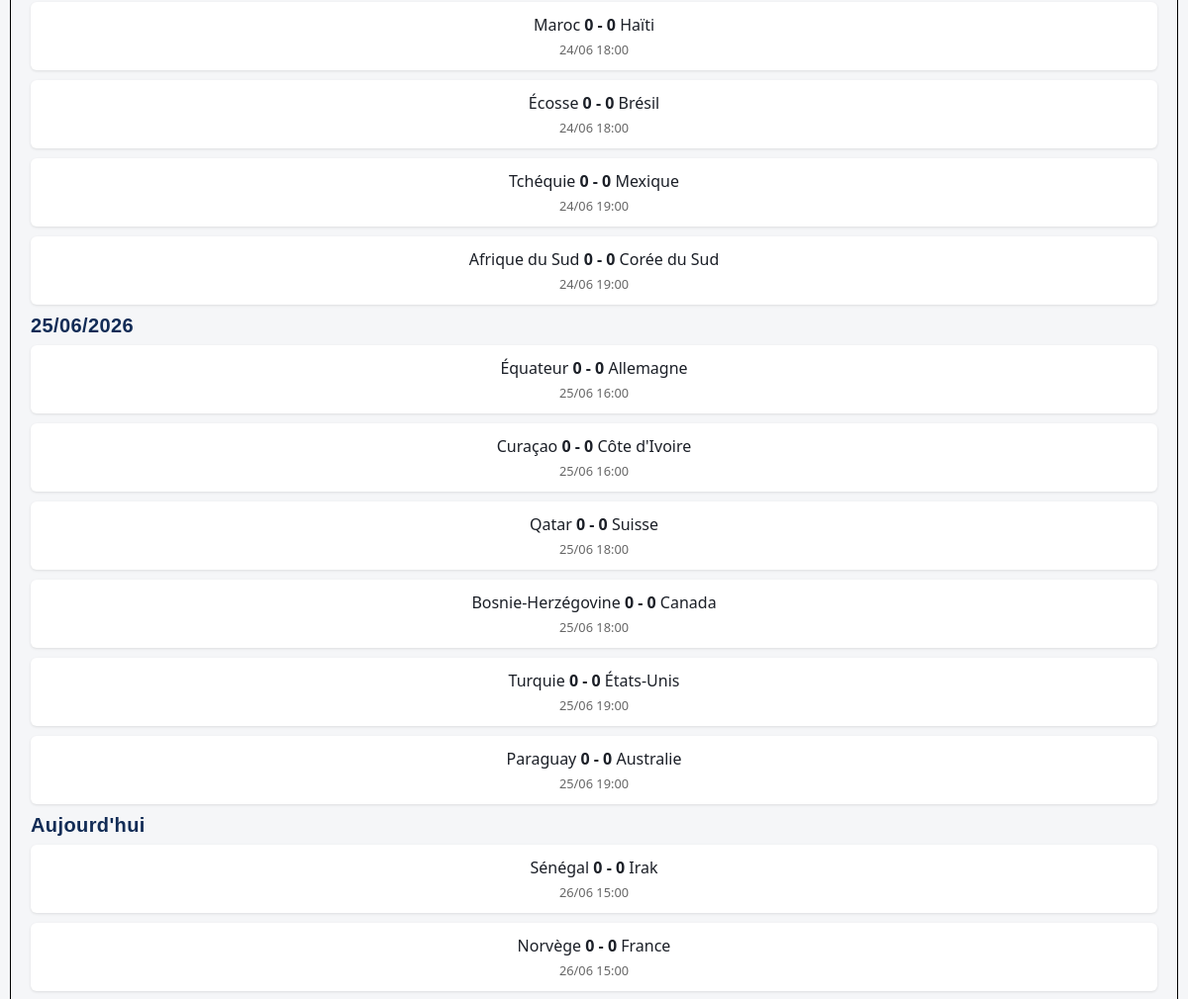
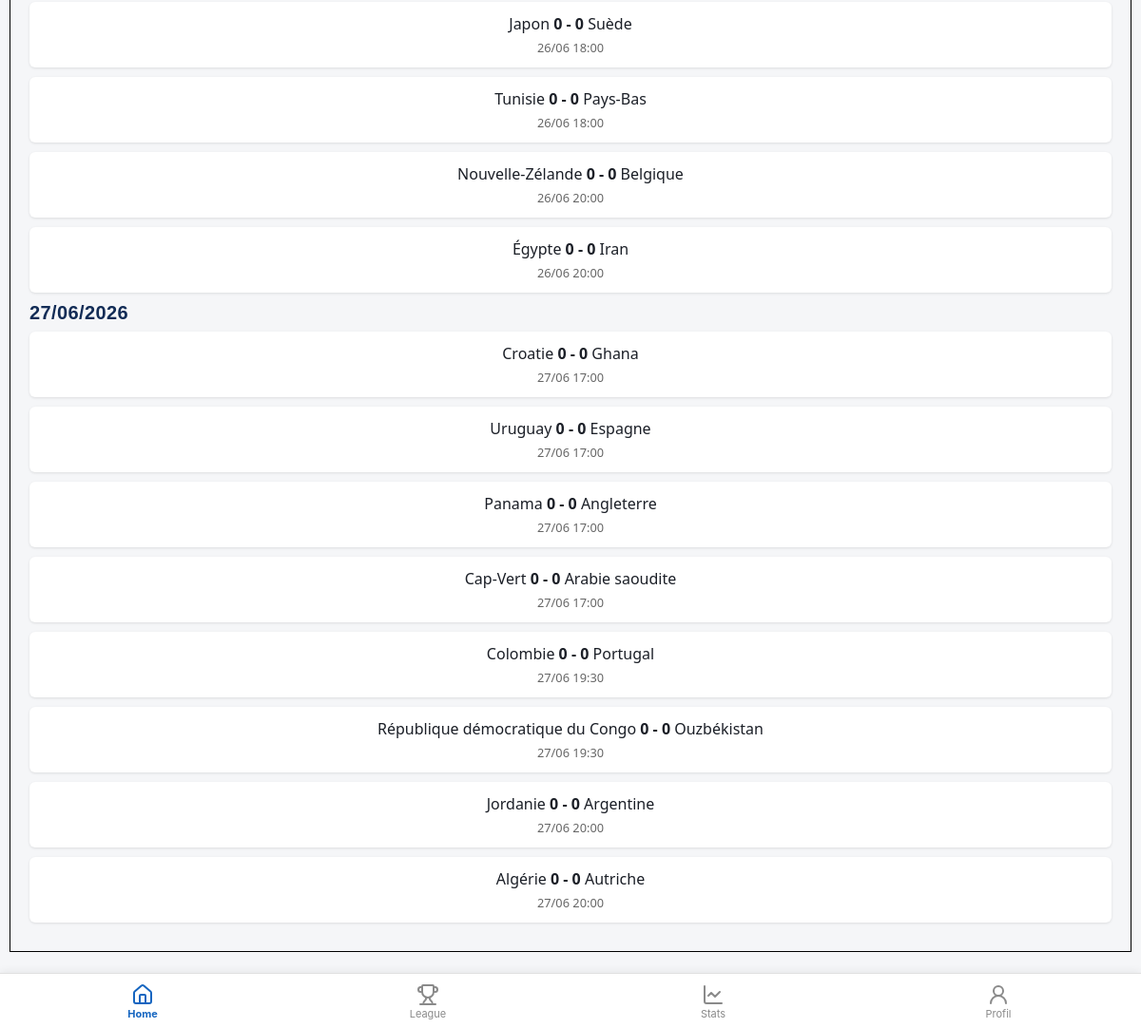
The page / (signed in, lower part) on the database as committed earlier (2 pictures, top to bottom).
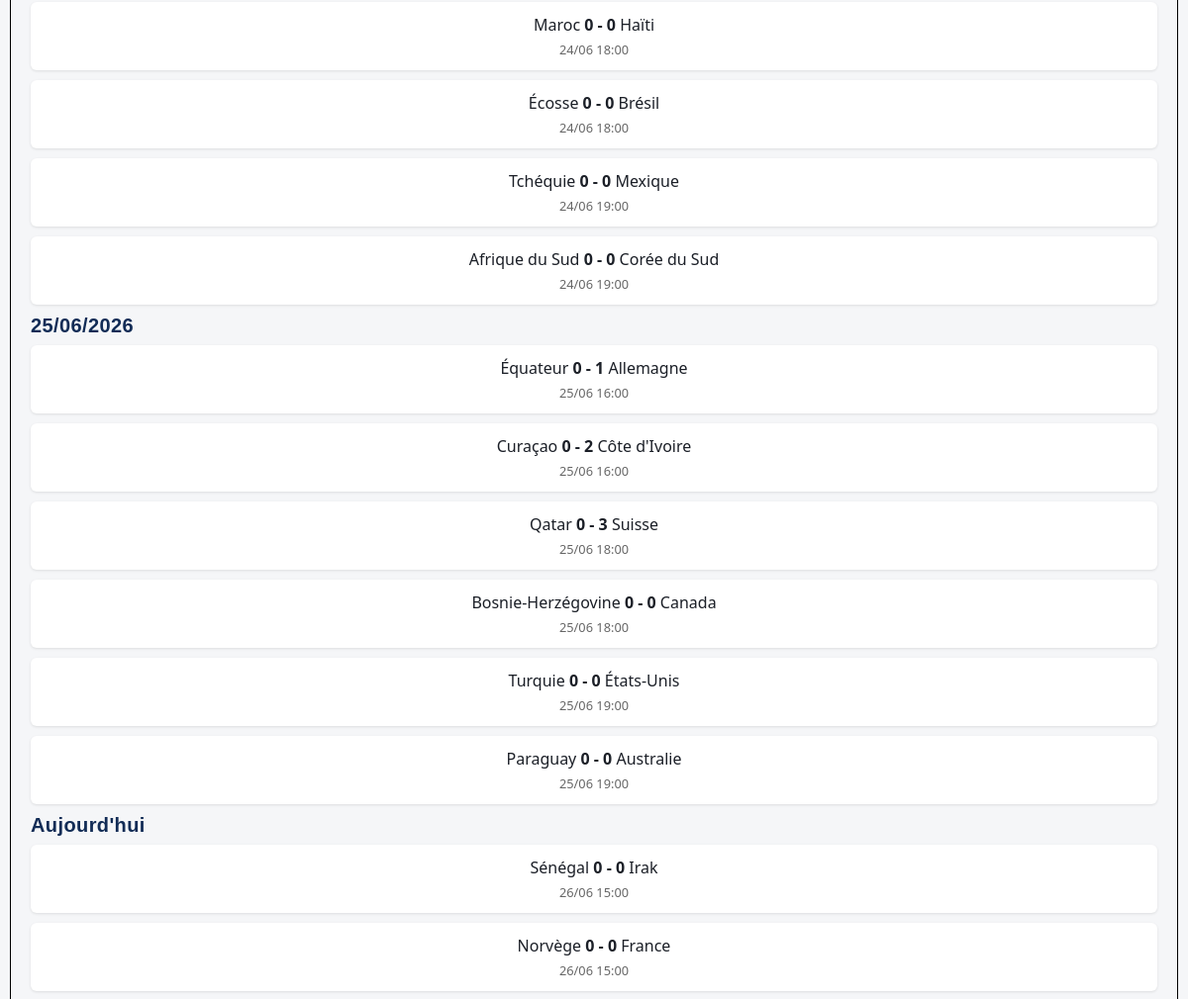
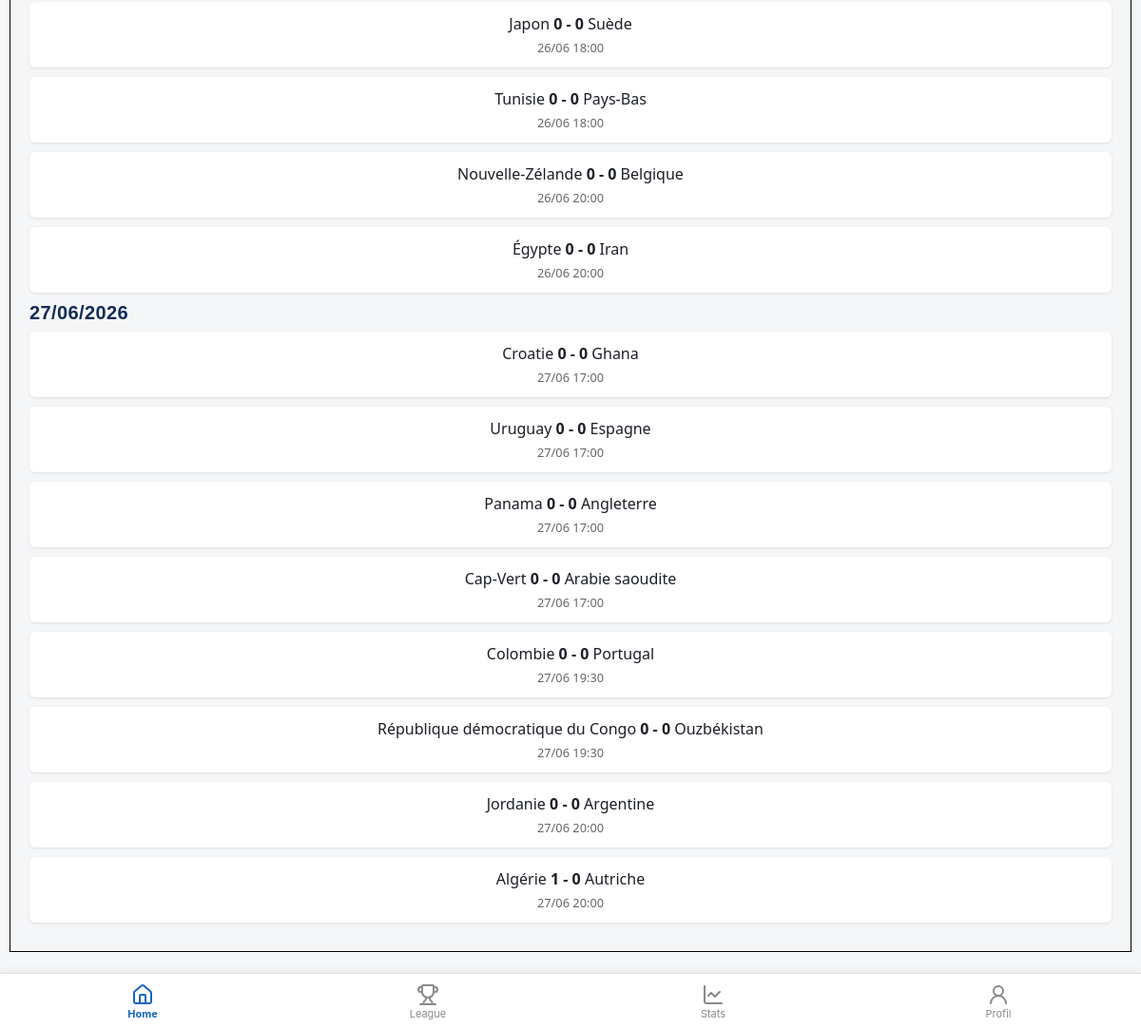
The same page on the database as committed later (2 pictures, top to bottom).
### tables this page shows
CREATE TABLE `MATCHS` (
  `id` int NOT NULL,
  `date_match` datetime NOT NULL,
  `equipe_dom_id` int DEFAULT NULL,
  `equipe_ext_id` int DEFAULT NULL,
  `score_dom` int DEFAULT '0',
  `score_ext` int DEFAULT '0',
  `mvpfifa_id` int NOT NULL DEFAULT '-1'
);

CREATE TABLE `EQUIPE` (
  `id` int NOT NULL,
  `nom` varchar(100) NOT NULL,
  `pays` varchar(100) NOT NULL,
  `poule` varchar(10) DEFAULT NULL,
  `image_drapeau` varchar(255) NOT NULL
);

### libs/maLibUtils.php (called while the page is built, shortened)
<?php
function valider($nom,$type="REQUEST")
{
	switch($type)
	{
		case 'REQUEST':
		if(isset($_REQUEST[$nom]) && !($_REQUEST[$nom] == ""))
			return proteger($_REQUEST[$nom]);
		break;
		case 'SESSION':
		if(isset($_SESSION[$nom]) && !($_SESSION[$nom] == ""))
			return $_SESSION[$nom];
		break;
	}
	return false;
}
?>

### libs/maLibSQL.pdo.php (called while the page is built, shortened)
<?php
function SQLSelect($sql)
{
 	global $BDD_host;
	global $BDD_base;
 	global $BDD_user;
 	global $BDD_password;
	try {
		$dbh = new PDO("mysql:host=$BDD_host;dbname=$BDD_base", $BDD_user, $BDD_password);
	} catch (PDOException $e) {
		die("<font color=\"red\">SQLSelect: Erreur de connexion : " . $e->getMessage() . "</font>");
	}
	$dbh->exec("SET CHARACTER SET utf8");
	$res = $dbh->query($sql);
	$num = $res->rowCount();
	if ($num==0) return false;
	else return $res;
}
function parcoursRs($result)
{
	if  ($result == false) return array();
	$result->setFetchMode(PDO::FETCH_ASSOC);
	while ($ligne = $result->fetch())
		$tab[]= $ligne;
	return $tab;
}
?>

### libs/modele.php (called while the page is built, shortened)
<?php
include_once(__DIR__ . "/maLibSQL.pdo.php");
function listerPoules()
{
    return parcoursRS(SQLSelect("SELECT DISTINCT poule FROM EQUIPE
                                 WHERE poule IS NOT NULL ORDER BY poule"));
}
function listerMatchsFiltres($poule = '', $vus = false, $idUser = null)
{
    $sql = "SELECT m.id, e1.nom AS equipe_dom, e2.nom AS equipe_ext,
                   m.score_dom, m.score_ext, m.date_match
            FROM MATCHS m
            JOIN EQUIPE e1 ON m.equipe_dom_id = e1.id
            JOIN EQUIPE e2 ON m.equipe_ext_id = e2.id";
    $sql .= " WHERE 1=1";
    $sql .= " ORDER BY m.date_match ASC";
    return parcoursRS(SQLSelect($sql));
}
function listerEquipes()
{
    $SQL = "SELECT id, nom FROM EQUIPE ORDER BY nom";
    return parcoursRs(SQLSelect($SQL));
}
?>

### templates/accueil.php (the view, shortened to what this page needs)
<div id="corps">
<?php
include_once("libs/modele.php");
$equipes = listerEquipes();
$poules  = listerPoules();
?>
<?php
function afficherCarteMatch($match) {
    echo "<div class='match-card'>";
    echo "<a href='index.php?view=notation&id=".$match['id']."'>";
    echo "<span class='team-name'>" . $match['equipe_dom'] . "</span>";
    echo " <strong class='score'>" . ($match['score_dom'] !== null ? $match['score_dom'] : '-') . " - " . ($match['score_ext'] !== null ? $match['score_ext'] : '-') . "</strong> ";
    echo "<span class='team-name'>" . $match['equipe_ext'] . "</span>";
    echo "<div class='match-time'>" . date('d/m H:i', strtotime($match['date_match'])) . "</div>";
    echo "</a>";
    echo "</div>";
}
if (isset($_GET['equipe_id']) && $_GET['equipe_id'] != "")
{
    $tousLesMatchs = listerMatchsEquipe((int)$_GET['equipe_id']); ?>
    <h2>Tous les matchs de l'équipe</h2>
    <div class="liste">
    <?php
    foreach($tousLesMatchs as $match)
    {
        afficherCarteMatch($match);
    }
    ?>
    </div>
<?php }
else
{
    $idUser = valider("idUser", "SESSION");
    $vus    = (valider("filtre") == "vus");
    $poule  = valider("poule");
    $tousLesMatchs = listerMatchsFiltres($poule, $vus, $idUser);
    $aujourdhui   = date('Y-m-d');
    $dateCourante = null;
    ?>
    <div class="liste">
    <?php foreach ($tousLesMatchs as $match):
        $jour = date('Y-m-d', strtotime($match['date_match']));
        if ($jour !== $dateCourante):
            $dateCourante  = $jour;
            $estAujourdhui = ($jour === $aujourdhui);
    ?>
        <h2 <?= $estAujourdhui ? 'id="aujourdhui"' : '' ?>>
            <?= $estAujourdhui ? "Aujourd'hui" : date('d/m/Y', strtotime($jour)) ?>
        </h2>
    <?php endif; ?>
        <?php afficherCarteMatch($match); ?>
    <?php endforeach; ?>
    </div>
<?php } ?>
</div>

### templates/header.php (shortened to what this page needs)
<!DOCTYPE html PUBLIC "-//W3C//DTD XHTML 1.0 Strict//EN" "http://www.w3.org/TR/xhtml1/DTD/xhtml1-strict.dtd">
<html xmlns="http://www.w3.org/1999/xhtml">
<head>
	<link rel="stylesheet" type="text/css" href="css/style.css?v=6">
</head>
<body>
<?php
include_once "libs/modele.php";
?>

### index.php (shortened to what this page needs)
<?php
	include_once "libs/maLibUtils.php";
	include_once "libs/modele.php";
	include("templates/header.php");
	$view = valider("view");
	if (!$view) $view = "accueil";
	switch($view)
	{
		default :
			if (file_exists("templates/$view.php"))
				include("templates/$view.php");
	}
	include("templates/footer.php");
?>

### templates/barre.php (shortened to what this page needs)
<?php
$vueCourante = valider("view");
if (!$vueCourante) $vueCourante = "accueil";
function ongletActif($vue, $vueCourante) {
	return ($vue == $vueCourante) ? "actif" : "";
}
?>
<nav id="barreBas">
	<a href="index.php?view=accueil" class="<?php echo ongletActif('accueil', $vueCourante); ?>">
		<span>Home</span>
	</a>
	<a href="index.php?view=leagues" class="<?php echo ongletActif('leagues', $vueCourante); ?>">
		<span>League</span>
	</a>
	<a href="index.php?view=stats" class="<?php echo ongletActif('stats', $vueCourante); ?>">
		<svg xmlns="http://www.w3.org/2000/svg" width="24" height="24" viewBox="0 0 24 24" fill="none" stroke="currentColor" stroke-width="2" stroke-linecap="round" stroke-linejoin="round" class="lucide lucide-chart-line-icon lucide-chart-line"><path d="M3 3v16a2 2 0 0 0 2 2h16"/><path d="m19 9-5 5-4-4-3 3"/></svg>
		<span>Stats</span>
	</a>
	<a href="index.php?view=profil" class="<?php echo ongletActif('profil', $vueCourante); ?>">
		<svg xmlns="http://www.w3.org/2000/svg" width="24" height="24" viewBox="0 0 24 24" fill="none" stroke="currentColor" stroke-width="2" stroke-linecap="round" stroke-linejoin="round" class="lucide lucide-user-round-icon lucide-user-round"><circle cx="12" cy="8" r="5"/><path d="M20 21a8 8 0 0 0-16 0"/></svg>
		<span>Profil</span>
	</a>
</nav>

### templates/footer.php (shortened to what this page needs)
<?php
include("templates/barre.php");
?>
</body>
</html>

### css/style.css (style rules this page uses)
body { padding-top:56px; padding-bottom:70px; }
#barreBas { position:fixed; bottom:0; left:0; right:0; display:flex; height:58px; background:#ffffff; border-top:1px solid #e0e0e0; box-shadow:0 -2px 8px rgba(0,0,0,0.06); z-index:1000; }
#barreBas a { flex:1; display:flex; flex-direction:column; align-items:center; justify-content:center; gap:3px; text-decoration:none; color:#8a8a8a; font-size:11px; font-family:-apple-system, system-ui, sans-serif; float:none; margin:0; }
#barreBas a svg { width:24px; height:24px; }
#barreBas a span { line-height:1; }
#barreBas a.actif { color:#1565c0; font-weight:bold; }
#corps { border :1px solid black; padding:20px; margin:10px; }
:root { --color-primary: #122C56; --color-primary-light: #2C5AA0; --color-accent: #F0A202; --color-success: #2E8B57; --color-danger: #D7263D; --color-bg: #F5F6F8; --color-surface: #FFFFFF; --color-border: #E2E5EA; --color-text: #1B1F27; --color-text-muted: #6B7280; --color-on-primary: #FFFFFF; --font-display: 'Oswald', sans-serif; --font-body: 'Work Sans', system-ui, sans-serif; --container-width: 480px; --nav-height: 64px; --radius-sm: 6px; --radius-md: 12px; --radius-lg: 20px; --shadow-card: 0 2px 10px rgba(18, 44, 86, 0.08); --space-xs: 4px; --space-sm: 8px; --space-md: 16px; --space-lg: 24px; --space-xl: 32px; }
*, *::before, *::after { box-sizing: border-box; }
body { margin: 0; font-family: var(--font-body); color: var(--color-text); background: var(--color-bg); -webkit-font-smoothing: antialiased; }
h1, h2, h3, h4 { font-family: var(--font-display); font-weight: 600; margin: 0 0 var(--space-sm); letter-spacing: 0.02em; color: var(--color-primary); }
h2 { font-size: 20px; }

Rows that differ between the two databases and show on the page:
changed matchs "Équateur": score_ext "0" → "1"
changed matchs "Curaçao": score_ext "0" → "2"
changed matchs "Qatar": score_ext "0" → "3"
changed matchs "Algérie": score_dom "0" → "1"
